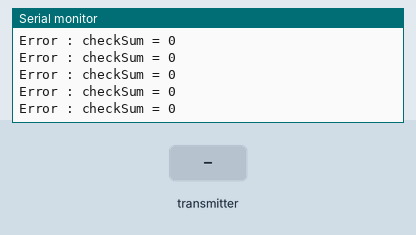
A sketch run on a simulated Arduino Uno, built with avr-gcc and run on an emulated ATmega328P. Shown: the last lines printed to the serial monitor. The test bench sets the inputs (shaded band). No radio packets arrive unless stated.

Above: at 6.2 s.
6.3 s: the transmitter starts sending n1 = 64
At 7.0 s:
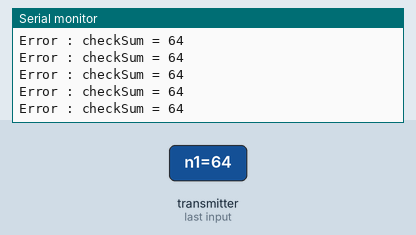
7.8 s: the transmitter starts sending n2 = 64
At 8.4 s:
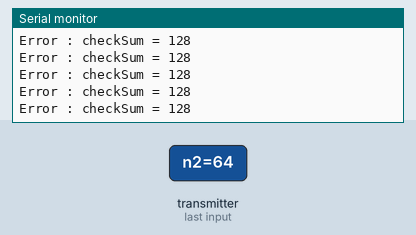
10.8 s: the transmitter starts sending n3 = 64
At 11.7 s:
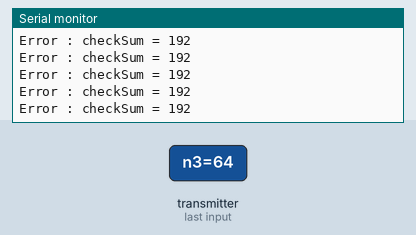
12.3 s: the transmitter starts sending n4 = 64
At 12.9 s:
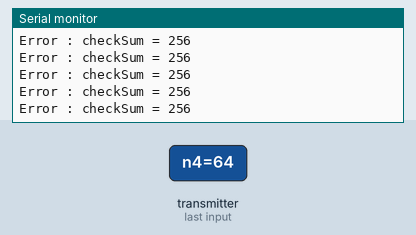
13.8 s: the transmitter starts sending n1 = 128
At 14.7 s:
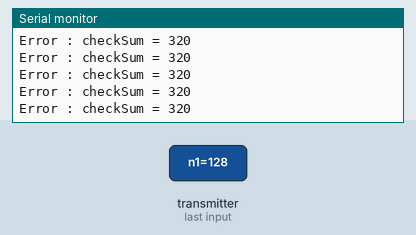
15.3 s: the transmitter starts sending n2 = 128
At 15.8 s:
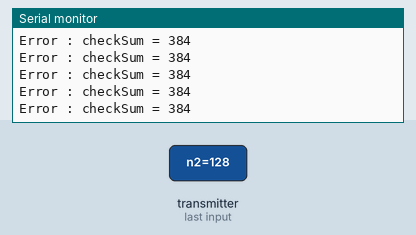
Timing chart, 0 to 18.3 s (numbered marks = the images above; inputs shaded):
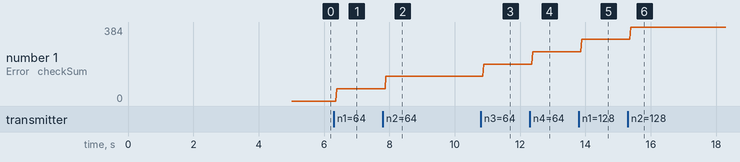

The sketch:

TEST_02_RX_NRF24L01_28BYJ_48.ino
```cpp
/*
 * Flying Diamond Project - Test Repository
 * Purpose      : Test code for the NRF24L01 module (Rx only) and the stepper motor 28BYJ-48
 * File name    : TEST_02_RX_NRF24L01_28BYJ_48.c
 */

/* Receiver code for the Arduino Radio control with PWM output.
 *
 * Requirements : Install the NRF24 library to your IDE.
 *
 * This code has been written to be uploaded on the following targets : Arduino UNO, NANO, Pro mini (5V,16MHz).
 *
 * Connect a NRF24 module to it :

    Module // Arduino UNO,NANO

    GND    ->   GND
    Vcc    ->   3.3V
    CE     ->   D9
    CSN    ->   D10
    CLK    ->   D13
    MOSI   ->   D11
    MISO   ->   D12

This code receive 1 channels and prints the value on the serial monitor.
*/

/**************************************************/

#include <SPI.h>
#include <nRF24L01.h>
#include <printf.h>
#include <RF24.h>
#include <RF24_config.h>

const uint64_t my_radio_pipe = 0xE8E8F0F0E1LL;    // This ID code must be the same as in the transmitter.
RF24 radio(9, 10);                                // CE and CSN pins.

const int stepperPin_1 = 3;
const int stepperPin_2 = 4;
const int stepperPin_3 = 5;
const int stepperPin_4 = 6;

// The sizeof this struct should not exceed 32 bytes (max size of data that can be send through the NRF24L01 module).
struct ReceivedData {
  byte n1;
  byte n2;
  byte n3;
  byte n4;
};

ReceivedData rData;

/**************************************************/
/* Functions */

void cmdMotor(byte n1, byte n2, byte n3, byte n4) {
  n1 == 0 ? digitalWrite(stepperPin_1, LOW) : digitalWrite(stepperPin_1, HIGH);
  n2 == 0 ? digitalWrite(stepperPin_2, LOW) : digitalWrite(stepperPin_2, HIGH);
  n3 == 0 ? digitalWrite(stepperPin_3, LOW) : digitalWrite(stepperPin_3, HIGH);
  n4 == 0 ? digitalWrite(stepperPin_4, LOW) : digitalWrite(stepperPin_4, HIGH);
}


unsigned long last_Time = 0;

void receive_the_data() {
  while ( radio.available() )
  {
    radio.read(&rData, sizeof(rData));
    last_Time = millis(); // Here we receive the data.
  }
}

/**************************************************/

void setup() {
  delay(5000);  // Considering we're powering both Tx and Rx modules at the same time, we delay the Rx module in order he finds Tx without troubles (got some issues without that).

  Serial.begin(9600);

  // We reset the received values.
  rData.n1 = 0;
  rData.n2 = 0;
  rData.n3 = 0;
  rData.n4 = 0;

  // Once again, begin and radio configuration.
  radio.begin();
  radio.setAutoAck(false);
  radio.setDataRate(RF24_250KBPS);
  //radio.setPALevel(RF24_PA_LOW);
  radio.openReadingPipe(1,my_radio_pipe);

  // We start the radio comunication.
  radio.startListening();
}

/**************************************************/

void loop() {
  receive_the_data();

  int checkSum = 0;
  checkSum = rData.n1 + rData.n2 + rData.n3 + rData.n4;

  if (checkSum == 1) {
    cmdMotor(rData.n1, rData.n2, rData.n3, rData.n4);
  }
  else {
    Serial.print("Error : checkSum = ");
    Serial.println(checkSum);
  }
}
```

Measured:
- after the input at 6.3 s, the serial monitor: prints a new line after 0.08 s (image 1)
- after the input at 7.8 s, the serial monitor: prints a new line after 0.09 s (image 2)
- after the input at 10.8 s, the serial monitor: prints a new line after 0.08 s (image 3)
- after the input at 12.3 s, the serial monitor: prints a new line after 0.08 s (image 4)
- after the input at 13.8 s, the serial monitor: prints a new line after 0.08 s (image 5)
- after the input at 15.3 s, the serial monitor: prints a new line after 0.08 s (image 6)
- plotted number 1: 0 → 64 after the input at 6.3 s, 64 → 128 after the input at 7.8 s, 128 → 192 after the input at 10.8 s, 192 → 256 after the input at 12.3 s, 256 → 320 after the input at 13.8 s
